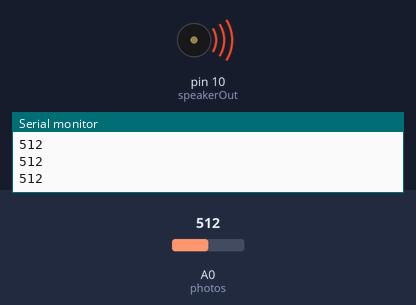
Simulated run of this sketch. Board: Arduino Uno, built with avr-gcc and run on an emulated ATmega328P. Parts: buzzer (waves = sounding), the last lines printed to the serial monitor. Inputs (shaded band) come from the test bench; at power-on: A0 (photos) = 512.

Above: at 1.2 s.
1.3 s: A0 (photos) set to 122
At 1.9 s:
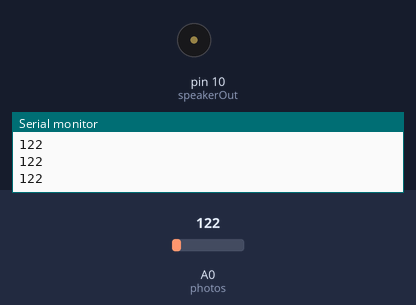
2.8 s: A0 (photos) set to 108
At 3.1 s:
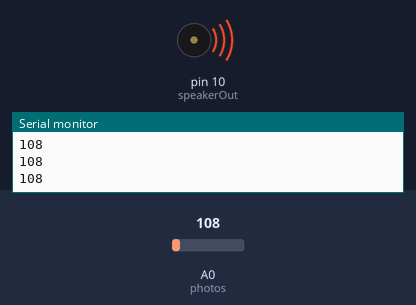
Timing chart, 0 to 5.8 s (numbered marks = the images above; inputs shaded):
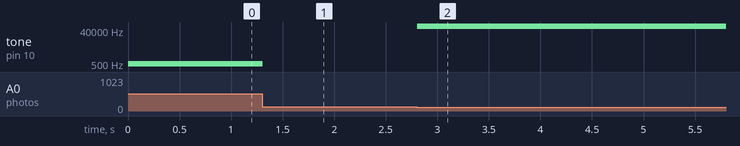

Measured:
- the behaviour switches between 122 and 121 on A0 (photos) (found by bisection; images 1 and 2)
- after the input at 1.3 s, tone on pin 10 (speakerOut): 501 Hz → silent at once
- after the input at 2.8 s, tone on pin 10 (speakerOut): silent → 65518 Hz at once

The sketch:

Speaker.ino
```cpp
const int speakerOut = 10;
const int photos = A0;

int value;

void setup() {
  // put your setup code here, to run once:
  pinMode(10, OUTPUT);
  Serial.begin(9600);
}

void loop() {
  // put your main code here, to run repeatedly:
  value = analogRead(photos);

  Serial.println(value);

  //Average 460,
  //low 130
  //high 900

  int hzout = map(value, 130, 900, 10, 1000);
  tone(speakerOut, hzout);
  delay(10);

}
```
